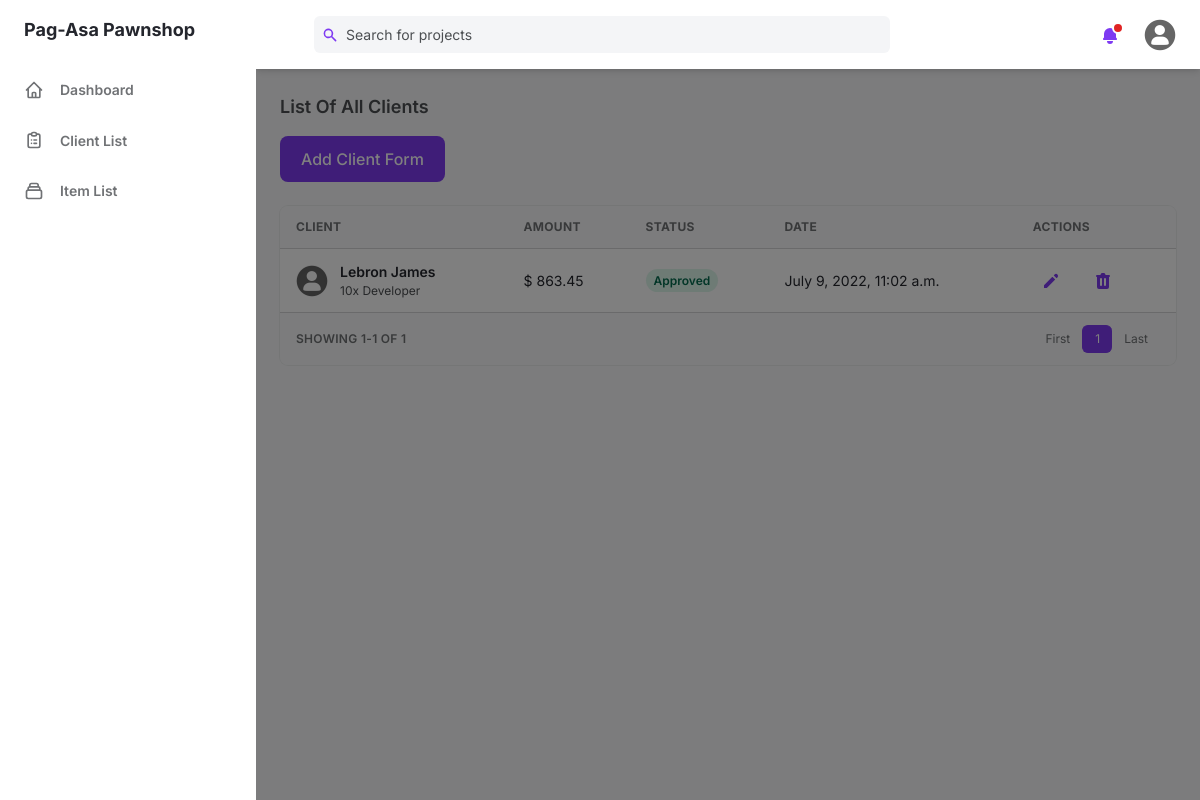
The app's page /client/list/ (signed in), older data.
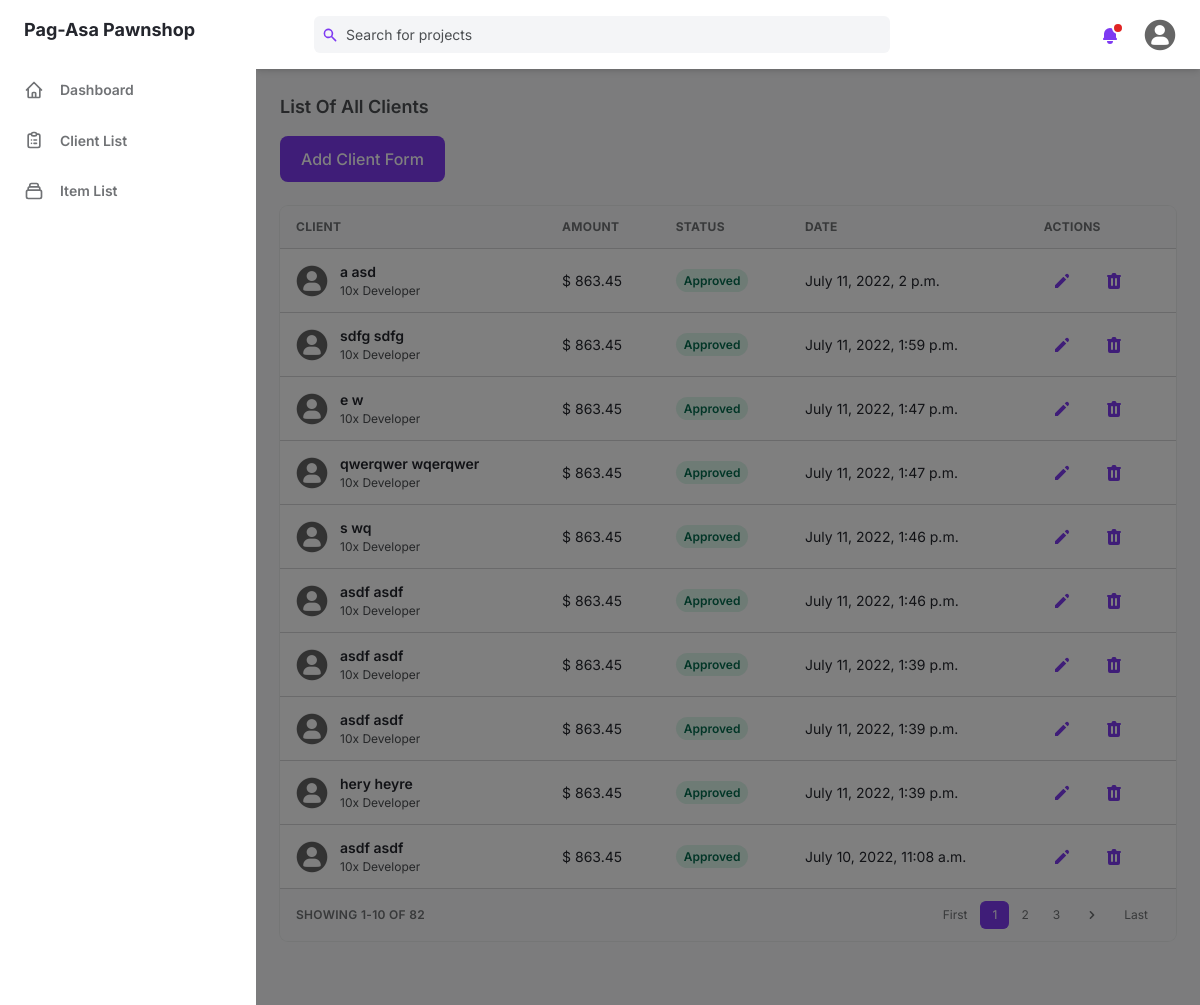
The same page, newer data.
### management_system/models.py (models this page shows, shortened)
class Client(models.Model):
    first_name = models.CharField(max_length=255)
    last_name = models.CharField(max_length=255)
    middle_name = models.CharField(max_length=255, null=True, blank=True)
    address = models.TextField(max_length=500)
    created = models.DateTimeField(auto_now_add=True)
    updated = models.DateTimeField(auto_now=True)

### management_system/views.py (the view)
class ClientListView(LoginRequiredMixin, ListView):
    model = Client
    template_name = "client_list_full.html"
    paginate_by = 10
    context_object_name = 'clients'
    ordering = ['-created']

### templates/client_list_full.html
{% extends 'base.html' %}
{% block content %}
    {% include 'components/client_list.html' %}
{% endblock%}

### templates/components/client_list.html (shortened to what the changed rows need)
{% load static %}
{% load mathfilters %}
<div id="content" class="mt-6">
  <div class="w-full overflow-hidden rounded-lg shadow-xs">
    <div class="w-full overflow-x-auto">
      <table class="w-full whitespace-no-wrap">
        <thead>
          <tr
            class="text-xs font-semibold tracking-wide text-left text-gray-500 uppercase border-b dark:border-gray-700 bg-gray-50 dark:text-gray-400 dark:bg-gray-800"
          >
            <th class="px-4 py-3">Client</th>
            <th class="px-4 py-3">Amount</th>
            <th class="px-4 py-3">Status</th>
            <th class="px-4 py-3">Date</th>
            <th class="px-4 py-3">Actions</th>
          </tr>
        </thead>
        <tbody class="bg-white divide-y dark:divide-gray-700 dark:bg-gray-800">
          {% for client in clients %}
          <tr class="text-gray-700 dark:text-gray-400">
            <td class="px-4 py-3">
              <div class="flex items-center text-sm">
                <div class="relative hidden w-8 h-8 mr-3 rounded-full md:block">
                  <img
                    class="object-cover w-full h-full rounded-full"
                    src="{% static 'assets/img/default.png' %}"
                    alt=""
                    loading="lazy"
                  />
                  <div
                    class="absolute inset-0 rounded-full shadow-inner"
                    aria-hidden="true"
                  ></div>
                </div>
                <div>
                  <p class="font-semibold">
                    {{client.first_name}} {{client.last_name}}
                  </p>
                  <p class="text-xs text-gray-600 dark:text-gray-400">
                    10x Developer
                  </p>
                </div>
              </div>
            </td>
            <td class="px-4 py-3 text-sm">$ 863.45</td>
            <td class="px-4 py-3 text-xs">
              <span
                class="px-2 py-1 font-semibold leading-tight text-green-700 bg-green-100 rounded-full dark:bg-green-700 dark:text-green-100"
              >
                Approved
              </span>
            </td>
            <td class="px-4 py-3 text-sm">{{ client.created }}</td>
            <td class="px-4 py-3">
              <div class="flex items-center space-x-4 text-sm">
                <button
                  class="flex items-center justify-between px-2 py-2 text-sm font-medium leading-5 text-purple-600 rounded-lg dark:text-gray-400 focus:outline-none focus:shadow-outline-gray"
                  aria-label="Edit"
                >
                  <svg
                    class="w-5 h-5"
                    aria-hidden="true"
                    fill="currentColor"
                    viewBox="0 0 20 20"
                  >
                    <path
                      d="M13.586 3.586a2 2 0 112.828 2.828l-.793.793-2.828-2.828.793-.793zM11.379 5.793L3 14.172V17h2.828l8.38-8.379-2.83-2.828z"
                    ></path>
                  </svg>
                </button>
                <button
                  class="flex items-center justify-between px-2 py-2 text-sm font-medium leading-5 text-purple-600 rounded-lg dark:text-gray-400 focus:outline-none focus:shadow-outline-gray"
                  aria-label="Delete"
                >
                </button>
              </div>
            </td>
          </tr>
          {% endfor %}
        </tbody>
      </table>
    </div>
    <div
      class="grid px-4 py-3 text-xs font-semibold tracking-wide text-gray-500 uppercase border-t dark:border-gray-700 bg-gray-50 sm:grid-cols-9 dark:text-gray-400 dark:bg-gray-800"
    >
      <span class="flex items-center col-span-3">
        Showing {% if page_obj.number > 1%}{{page_obj.number|sub:1}}{% endif %}1-{% if page_obj.number == page_obj.paginator.num_pages%}{{page_obj.paginator.count}}{%else%}{{page_obj.number|mul:10}}{%endif%} of {{page_obj.paginator.count}}
      </span>
      <span class="col-span-2"></span>
      <span class="flex col-span-4 mt-2 sm:mt-auto sm:justify-end">
        <nav aria-label="Table navigation">
          <ul class="inline-flex items-center">
            {% for num in page_obj.paginator.page_range %}
            {% if page_obj.number == num %}
            <li>
              <a href="?page={{ num }}">
                <button
                  class="px-3 py-1 text-white transition-colors duration-150 bg-purple-600 border border-r-0 border-purple-600 rounded-md focus:outline-none focus:shadow-outline-purple"
                >
                  {{ num }}
                </button>
              </a>
            </li>
            {% elif num > page_obj.number|add:'-3' and num < page_obj.number|add:'3' %}
            <li>
              <a href="?page={{ num }}" hx-boost="true">
                <button
                  class="px-3 py-1 rounded-md focus:outline-none focus:shadow-outline-purple"
                >
                  {{ num }}
                </button>
              </a>
            </li>
            {% endif %}
            {% endfor %}
            {% if page_obj.has_next %}
            <li>
              <a hx-boost="true" href="?page={{ page_obj.next_page_number }}">
                <button
                  class="px-3 py-1 rounded-md rounded-r-lg focus:outline-none focus:shadow-outline-purple"
                  aria-label="Next"
                >
                  <svg
                    class="w-4 h-4 fill-current"
                    aria-hidden="true"
                    viewBox="0 0 20 20"
                  >
                    <path
                      d="M7.293 14.707a1 1 0 010-1.414L10.586 10 7.293 6.707a1 1 0 011.414-1.414l4 4a1 1 0 010 1.414l-4 4a1 1 0 01-1.414 0z"
                      clip-rule="evenodd"
                      fill-rule="evenodd"
                    ></path>
                  </svg>
                </button>
              </a>
            </li>
            {% endif %}
          </ul>
        </nav>
      </span>
    </div>
  </div>
</div>

Row changes from the older to the newer data that the page shows:
no longer on this page (row unchanged): Client: first_name "Lebron", last_name "James", created "July 9, 2022, 11:02 a.m."
added Client: first_name "a", last_name "asd", created "July 11, 2022, 2 p.m."
added Client: first_name "sdfg", last_name "sdfg", created "July 11, 2022, 1:59 p.m."
added Client: first_name "e", last_name "w", created "July 11, 2022, 1:47 p.m."
added Client: first_name "qwerqwer", last_name "wqerqwer", created "July 11, 2022, 1:47 p.m."
added Client: first_name "s", last_name "wq", created "July 11, 2022, 1:46 p.m."
added Client: first_name "asdf", last_name "asdf", created "July 11, 2022, 1:46 p.m."
added Client: first_name "asdf", last_name "asdf", created "July 11, 2022, 1:39 p.m."
added Client: first_name "asdf", last_name "asdf", created "July 11, 2022, 1:39 p.m."
added Client: first_name "hery", last_name "heyre", created "July 11, 2022, 1:39 p.m."
added Client: first_name "asdf", last_name "asdf", created "July 10, 2022, 11:08 a.m."
Text that changed along with them:
{{ page_obj.number|mul:10 }}: (not shown) → "10"
{{ page_obj.paginator.count }}: "1" → "82"
{{ page_obj.paginator.count }}: "1" → (not shown)
new list line: "2"
new list line: "3"
